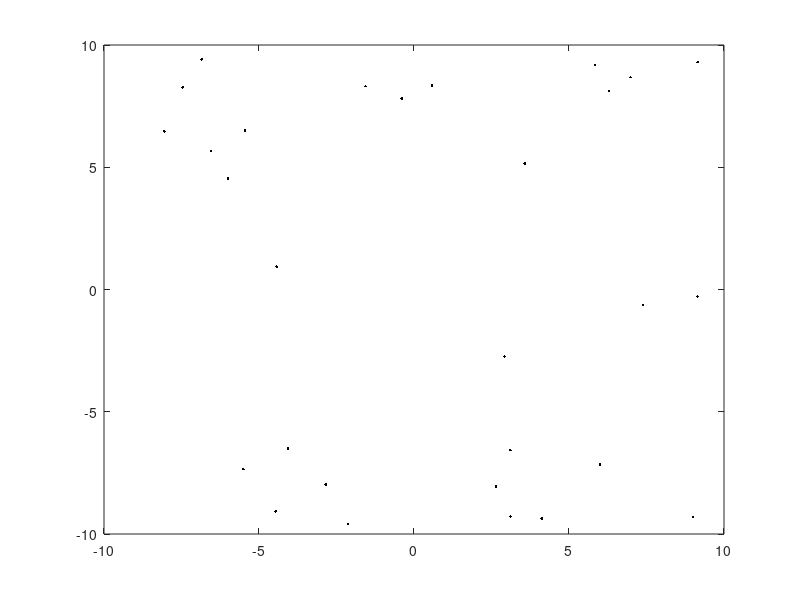

MATLAB code to generate this figure: (Note: this script raises an error after producing the figure.)
%%Quick script to run animations from the 2 initial conditions provided
%in the homework.

load('twolink_testData')
fps = 5;
figure
plot(points(1,:),points(2,:), 'k.')
hold on
[theta1Path theta2Path] = twolink_search(3.62, 0.85, 3.62, 5.54);
twolink_animatePath(theta1Path, theta2Path, fps);

figure
plot(points(1,:),points(2,:), 'k.')
hold on
[theta1Path theta2Path] = twolink_search(2.77, 2.45, 1.06, 1.814);
twolink_animatePath(theta1Path, theta2Path, fps);